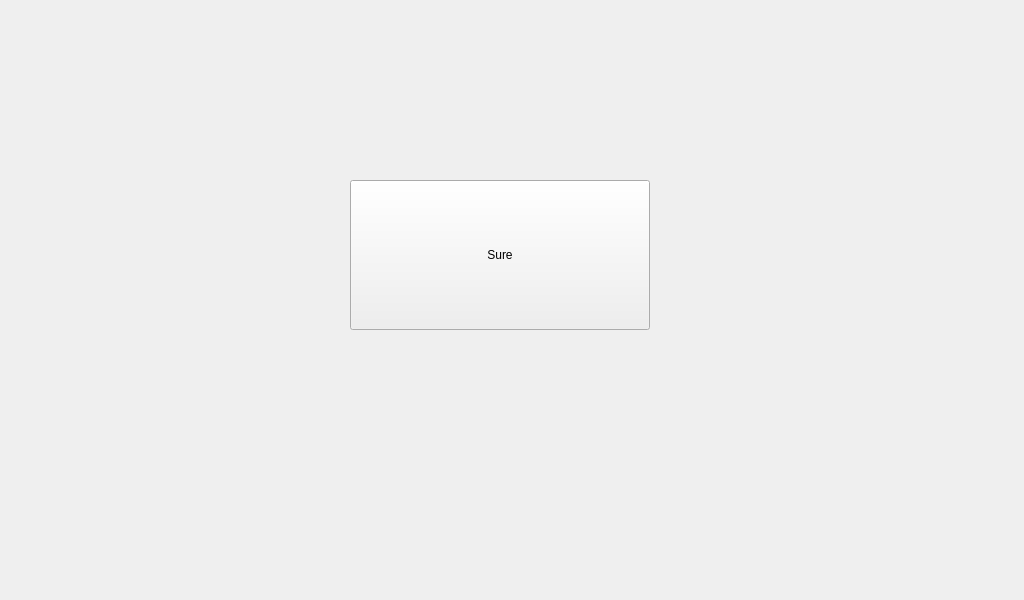
<?xml version="1.0" encoding="UTF-8"?>
<ui version="4.0">
 <class>Widget</class>
 <widget class="QWidget" name="Widget">
  <property name="geometry">
   <rect>
    <x>0</x>
    <y>0</y>
    <width>1024</width>
    <height>600</height>
   </rect>
  </property>
  <property name="windowTitle">
   <string>Widget</string>
  </property>
  <widget class="QPushButton" name="pushButton">
   <property name="geometry">
    <rect>
     <x>350</x>
     <y>180</y>
     <width>300</width>
     <height>150</height>
    </rect>
   </property>
   <property name="styleSheet">
    <string notr="true">font: 25 32pt &quot;Ubuntu&quot;;</string>
   </property>
   <property name="text">
    <string>Sure</string>
   </property>
  </widget>
 </widget>
 <layoutdefault spacing="6" margin="11"/>
 <resources/>
 <connections/>
</ui>
